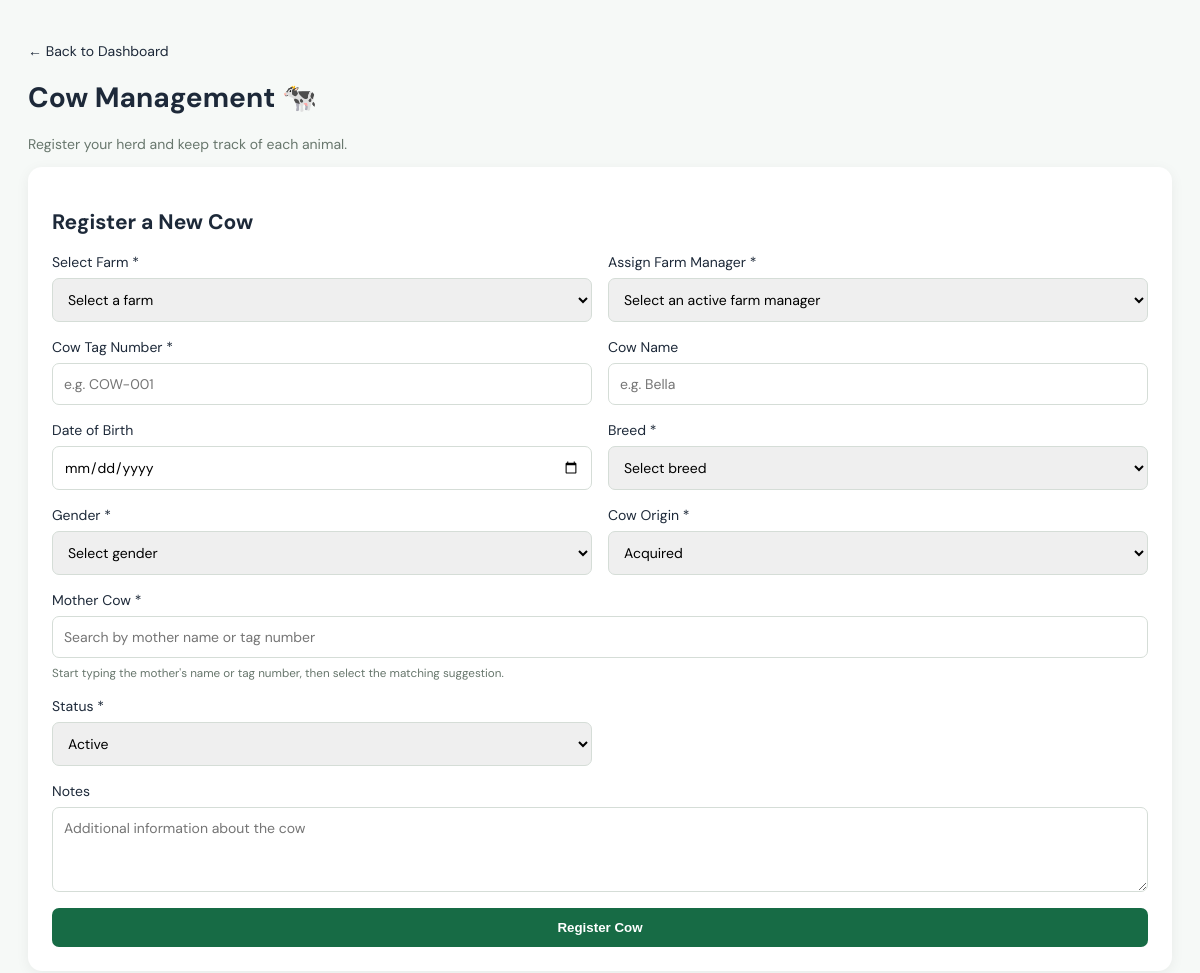
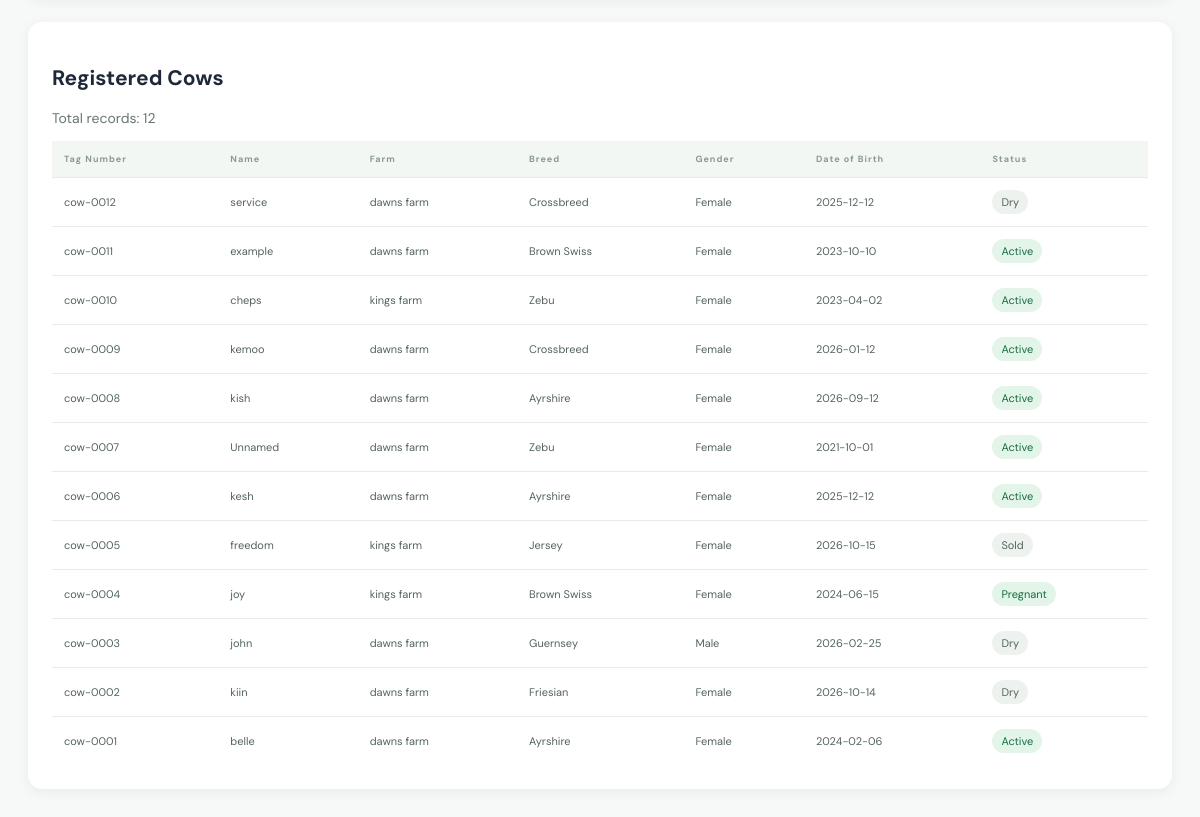
Page /cows.php (signed in) on the committed database (2 pictures, top to bottom).
### tables this page shows
CREATE TABLE `cows` (
  `cow_id` int(11) NOT NULL,
  `farm_id` int(11) NOT NULL,
  `tag_number` varchar(50) NOT NULL,
  `cow_name` varchar(100) DEFAULT NULL,
  `date_of_birth` date NOT NULL,
  `breed` varchar(100) DEFAULT NULL,
  `gender` enum('female','male') NOT NULL,
  `origin` enum('born_on_farm','acquired') NOT NULL DEFAULT 'acquired',
  `mother_id` int(11) DEFAULT NULL,
  `father_id` int(11) DEFAULT NULL,
  `status` enum('active','sick','pregnant','dry','sold','deceased') DEFAULT 'active',
  `notes` text DEFAULT NULL,
  `created_at` timestamp NOT NULL DEFAULT current_timestamp(),
  `manager_id` int(11) DEFAULT NULL
);

CREATE TABLE `farms` (
  `farm_id` int(11) NOT NULL,
  `farm_name` varchar(150) NOT NULL,
  `location` varchar(255) DEFAULT NULL,
  `contact_phone` varchar(30) DEFAULT NULL,
  `created_at` timestamp NOT NULL DEFAULT current_timestamp(),
  `status` enum('active','inactive') DEFAULT 'active'
);

### includes/auth.php (called while the page is built, shortened)
<?php
function e(?string $value): string
{
    return htmlspecialchars($value ?? '', ENT_QUOTES, 'UTF-8');
}

### cows.php (the view, shortened to what this page needs)
<?php
require_once __DIR__ . '/includes/auth.php';
$role = $_SESSION['role_name'];
$canRegisterCow = in_array(
    $role,
    ['super_admin', 'admin', 'farm_manager'],
    true
);
$isSuperAdmin = $role === 'super_admin';
$errors = [];
$allowedStatuses = [
    'active',
    'sick',
    'pregnant',
    'dry',
    'sold',
    'deceased'
];
$cows = [];
try {
    if ($isSuperAdmin) {
        $stmt = $pdo->query(
            "SELECT c.*, f.farm_name
         FROM cows c
         INNER JOIN farms f ON f.farm_id = c.farm_id
         ORDER BY c.created_at DESC"
        );
    }
    $cows = $stmt->fetchAll(PDO::FETCH_ASSOC);
} catch (Throwable $e) {
    $errors[] = $e instanceof RuntimeException
        ? $e->getMessage()
        : 'Something went wrong while loading cow records. Check your database configuration and table structure.';
}
function cowStatusClass(string $status): string
{
    return match ($status) {
        'active' => 'active',
        'pregnant' => 'pregnant',
        'sick' => 'sick',
        'dry' => 'dry',
        'sold' => 'sold',
        'deceased' => 'deceased',
        default => ''
    };
}
?>
<!DOCTYPE html>
<html lang="en">
<head>
    <link rel="stylesheet" href="assets/style.css">
</head>
<body>
    <div class="cow-page">
        <p><a href="index.php">← Back to Dashboard</a></p>
        <h1>Cow Management 🐄</h1>
        <p class="cow-muted">Register your herd and keep track of each animal.</p>
        <?php if ($canRegisterCow): ?>
            <section class="cow-card">
                <h2>Register a New Cow</h2>
                <form method="POST" class="cow-form">
                    <?php if ($isSuperAdmin): ?>
                        <div class="cow-field">
                            <label for="farm_id">Select Farm *</label>
                            <select
                                id="farm_id"
                                name="farm_id"
                                required
                                onchange="window.location.href='cows.php?farm_id=' + encodeURIComponent(this.value)">
                                <option value="">Select a farm</option>
                            </select>
                        </div>
                    <?php endif; ?>
                    <?php if (in_array($role, ['super_admin', 'admin'], true)): ?>
                        <div class="cow-field">
                            <label for="manager_id">Assign Farm Manager *</label>
                            <select id="manager_id" name="manager_id" required>
                                <option value="">Select an active farm manager</option>
                            </select>
                        </div>
                    <?php endif; ?>
                    <div class="cow-field">
                        <label for="tag_number">Cow Tag Number *</label>
                        <input
                            type="text"
                            id="tag_number"
                            name="tag_number"
                            maxlength="100"
                            required
                            value="<?= e($_POST['tag_number'] ?? '') ?>"
                            placeholder="e.g. COW-001">
                    </div>
                    <div class="cow-field">
                        <label for="cow_name">Cow Name</label>
                        <input
                            type="text"
                            id="cow_name"
                            name="cow_name"
                            maxlength="100"
                            value="<?= e($_POST['cow_name'] ?? '') ?>"
                            placeholder="e.g. Bella">
                    </div>
                    <div class="cow-field">
                        <label for="date_of_birth">Date of Birth</label>
                        <input
                            type="date"
                            id="date_of_birth"
                            name="date_of_birth"
                            max="<?= date('Y-m-d') ?>"
                            value="<?= e($_POST['date_of_birth'] ?? '') ?>">
                    </div>
                    <div class="cow-field">
                        <label for="breed">Breed *</label>
                        <select id="breed" name="breed" required>
                            <option value="">Select breed</option>
                        </select>
                    </div>
                    <div class="cow-field">
                        <label for="gender">Gender *</label>
                        <select id="gender" name="gender" required>
                            <option value="">Select gender</option>
                        </select>
                    </div>
                    <div class="cow-field">
                        <label for="origin">Cow Origin *</label>
                        <select id="origin" name="origin" required>
                            <option value="acquired"
                                <?= ($_POST['origin'] ?? 'acquired') === 'acquired'
                                    ? 'selected' : '' ?>>
                                Acquired
                            </option>
                        </select>
                    </div>
                    <div class="cow-field full" id="mother-section" hidden>
                        <label for="mother_search">Mother Cow *</label>
                        <input
                            type="text"
                            id="mother_search"
                            list="mother-options"
                            placeholder="Search by mother name or tag number"
                            autocomplete="off">
                        <small class="cow-muted">
                            Start typing the mother's name or tag number, then select
                            the matching suggestion.
                        </small>
                    </div>
                    <div class="cow-field">
                        <label for="status">Status *</label>
                        <select id="status" name="status" required>
                            <?php foreach ($allowedStatuses as $option): ?>
                                <option
                                    value="<?= e($option) ?>"
                                    <?= ($_POST['status'] ?? 'active') === $option ? 'selected' : '' ?>>
                                    <?= e(ucfirst($option)) ?>
                                </option>
                            <?php endforeach; ?>
                        </select>
                    </div>
                    <div class="cow-field full">
                        <label for="notes">Notes</label>
                        <textarea
                            id="notes"
                            name="notes"
                            maxlength="2000"
                            placeholder="Additional information about the cow"><?= e($_POST['notes'] ?? '') ?></textarea>
                    </div>
                    <button type="submit" class="cow-button">Register Cow</button>
                </form>
            </section>
        <?php endif; ?>
        <section class="cow-card">
            <h2>Registered Cows</h2>
            <p class="cow-muted">
                Total records: <?= count($cows) ?>
            </p>
            <div class="cow-table-wrap">
                <table class="cow-table">
                    <thead>
                        <tr>
                            <th>Tag Number</th>
                            <th>Name</th>
                            <th>Farm</th>
                            <th>Breed</th>
                            <th>Gender</th>
                            <th>Date of Birth</th>
                            <th>Status</th>
                        </tr>
                    </thead>
                    <tbody>
                        <?php if (empty($cows)): ?>
                            <tr>
                                <td colspan="7">
                                    No cow records found.
                                </td>
                            </tr>
                        <?php else: ?>
                            <?php foreach ($cows as $cow): ?>
                                <tr>
                                    <td>
                                        <?= e($cow['tag_number']) ?>
                                    </td>
                                    <td>
                                        <?= e($cow['cow_name'] ?: 'Unnamed') ?>
                                    </td>
                                    <td>
                                        <?= e($cow['farm_name']) ?>
                                    </td>
                                    <td>
                                        <?= e($cow['breed'] ?: 'Not recorded') ?>
                                    </td>
                                    <td>
                                        <?= e(ucfirst($cow['gender'])) ?>
                                    </td>
                                    <td>
                                        <?= e($cow['date_of_birth'] ?: 'Not recorded') ?>
                                    </td>
                                    <td>
                                        <span class="cow-status <?= e(cowStatusClass($cow['status'])) ?>">
                                            <?= e($cow['status']) ?>
                                        </span>
                                    </td>
                                </tr>
                            <?php endforeach; ?>
                        <?php endif; ?>
                    </tbody>
                </table>
            </div>
        </section>
    </div>
</body>
</html>
</body>
</html>

### assets/style.css (style rules this page uses)
:root { --navy: #102A43; --navy-light: #183B56; --green: #176B45; --green-light: #228557; --soft-green: #E4F4E9; --mint: #F0F8F2; --lime: #C6E7A8; --ink: #1D2939; --muted: #718096; --line: #E5EBE7; --white: #FFFFFF; --background: #F6F9F7; --shadow: 0 12px 32px rgba(16,42,67,.055); }
* { box-sizing: border-box; }
body { margin: 0; background: var(--background); color: var(--ink); font-family: 'DM Sans', sans-serif; font-size: 14px; }
a { color: inherit; text-decoration: none; }
table { width: 100%; border-collapse: collapse; text-align: left; white-space: nowrap; }
th { padding: 12px 10px; border-bottom: 1px solid var(--line); color: #8A9992; font-size: 9px; letter-spacing: 1px; }
td { padding: 14px 10px; border-bottom: 1px solid #EEF2EF; color: #53645C; font-size: 11px; }
tbody tr:last-child td { border-bottom: 0; }

### cows.php (style rules this page uses)
.cow-page { max-width: 1250px; margin: 0 auto; padding: 28px; }
.cow-card { background: #fff; padding: 24px; border-radius: 14px; margin-bottom: 24px; box-shadow: 0 3px 14px rgba(0, 0, 0, .06); }
.cow-form { display: grid; grid-template-columns: repeat(2, minmax(0, 1fr)); gap: 16px; }
.cow-field { display: flex; flex-direction: column; gap: 7px; }
.cow-field input, .cow-field select, .cow-field textarea { width: 100%; box-sizing: border-box; padding: 11px; border: 1px solid #d5ddd7; border-radius: 7px; font: inherit; }
.cow-field textarea { min-height: 85px; resize: vertical; }
.cow-field.full, .cow-form button { grid-column: 1 / -1; }
.cow-button { padding: 12px 18px; background: #176b45; color: white; border: 0; border-radius: 7px; cursor: pointer; font-weight: 600; }
.cow-table-wrap { overflow-x: auto; }
.cow-table { width: 100%; border-collapse: collapse; min-width: 760px; }
.cow-table th, .cow-table td { text-align: left; padding: 12px; border-bottom: 1px solid #e6ebe7; }
.cow-table th { background: #f3f7f4; }
.cow-status { display: inline-block; padding: 5px 9px; border-radius: 20px; background: #eef2ef; text-transform: capitalize; }
.cow-status.active, .cow-status.pregnant { background: #e2f5e8; color: #176b45; }
.cow-muted { color: #68776d; }

### rows in the picture
cows: tag_number "cow-0012", cow_name "service", farm.farm_name "dawns farm", breed "Crossbreed", gender "Female", date_of_birth "2025-12-12", status "Dry"
cows: tag_number "cow-0011", cow_name "example", farm.farm_name "dawns farm", breed "Brown Swiss", gender "Female", date_of_birth "2023-10-10", status "Active"
cows: tag_number "cow-0010", cow_name "cheps", farm.farm_name "kings farm", breed "Zebu", gender "Female", date_of_birth "2023-04-02", status "Active"
cows: tag_number "cow-0009", cow_name "kemoo", farm.farm_name "dawns farm", breed "Crossbreed", gender "Female", date_of_birth "2026-01-12", status "Active"
cows: tag_number "cow-0008", cow_name "kish", farm.farm_name "dawns farm", breed "Ayrshire", gender "Female", date_of_birth "2026-09-12", status "Active"
cows: tag_number "cow-0007", cow_name "Unnamed", farm.farm_name "dawns farm", breed "Zebu", gender "Female", date_of_birth "2021-10-01", status "Active"
cows: tag_number "cow-0006", cow_name "kesh", farm.farm_name "dawns farm", breed "Ayrshire", gender "Female", date_of_birth "2025-12-12", status "Active"
cows: tag_number "cow-0005", cow_name "freedom", farm.farm_name "kings farm", breed "Jersey", gender "Female", date_of_birth "2026-10-15", status "Sold"
cows: tag_number "cow-0004", cow_name "joy", farm.farm_name "kings farm", breed "Brown Swiss", gender "Female", date_of_birth "2024-06-15", status "Pregnant"
cows: tag_number "cow-0003", cow_name "john", farm.farm_name "dawns farm", breed "Guernsey", gender "Male", date_of_birth "2026-02-25", status "Dry"
cows: tag_number "cow-0002", cow_name "kiin", farm.farm_name "dawns farm", breed "Friesian", gender "Female", date_of_birth "2026-10-14", status "Dry"
cows: tag_number "cow-0001", cow_name "belle", farm.farm_name "dawns farm", breed "Ayrshire", gender "Female", date_of_birth "2024-02-06", status "Active"

### other values in the picture
count($cows) "12"
form field status "Active"
